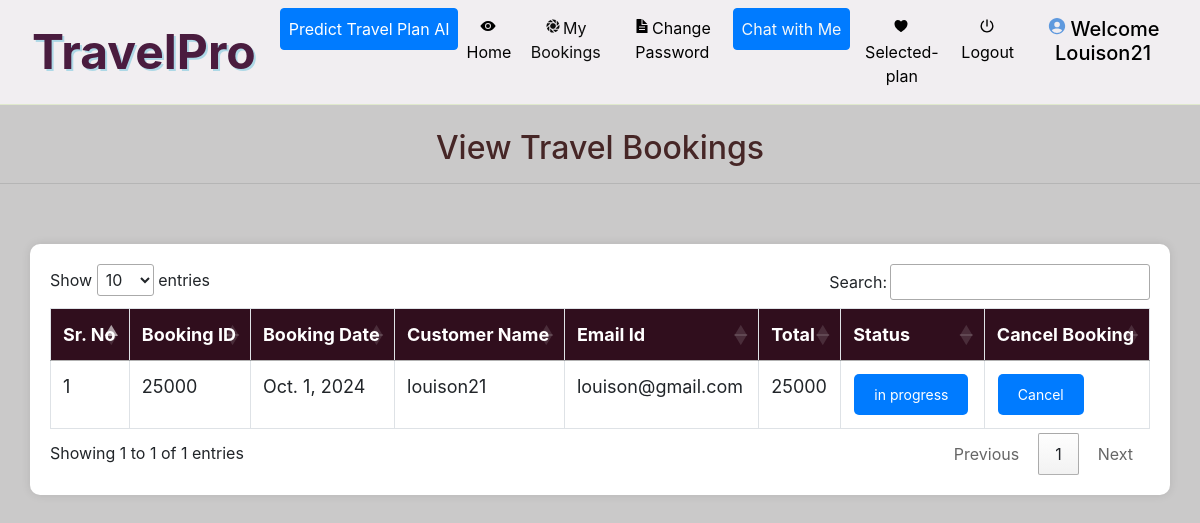
Page /admin_viewBooking (signed in) on the earlier database version.
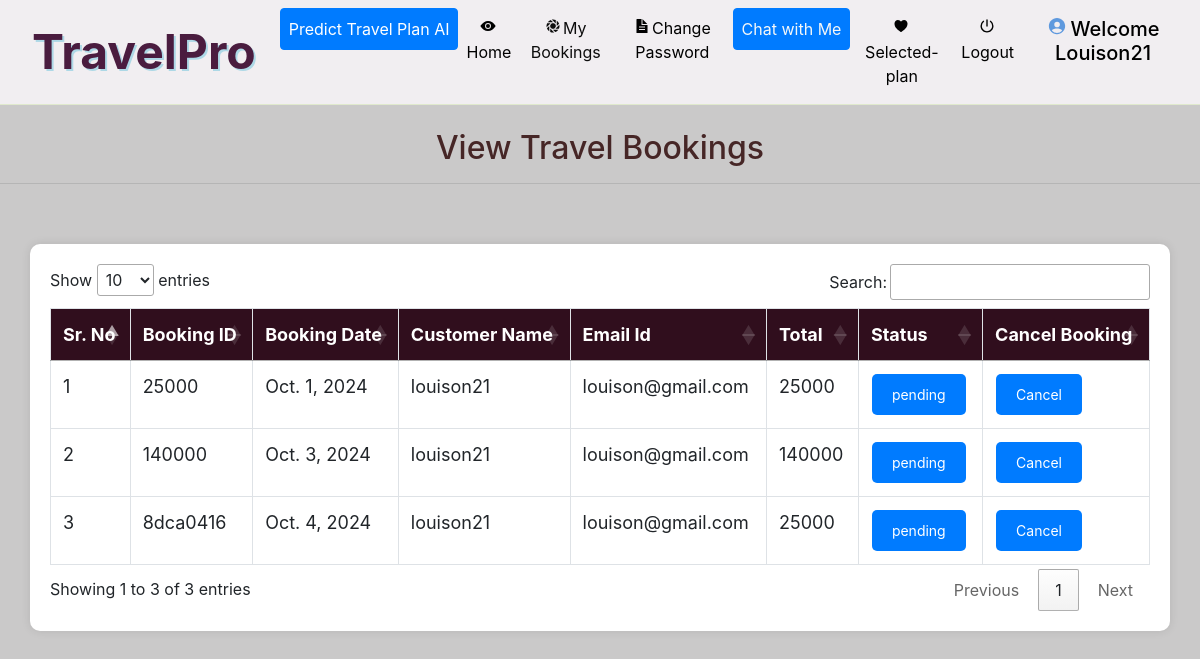
Same page on the later database version.
### grocery/models.py (models this page shows, shortened)
class Booking(models.Model):
    status = models.ForeignKey(Status, on_delete=models.CASCADE, null=True)
    profile = models.ForeignKey(Profile, on_delete=models.CASCADE, null=True)
    booking_id = models.CharField(max_length=200, null=True)
    quantity = models.IntegerField(null=True)
    book_date = models.DateField(null=True)
    total = models.IntegerField(null=True)
    product = models.ForeignKey(Product, on_delete=models.CASCADE, null=True)

class Profile(models.Model):
    user = models.ForeignKey(User, on_delete=models.CASCADE, null=True)
    dob = models.DateField(null=True)
    city = models.CharField(max_length=30, null=True)
    address = models.CharField(max_length=50, null=True)
    contact = models.CharField(max_length=10, null=True)
    image = models.FileField(null=True)

class Status(models.Model):
    name = models.CharField(max_length=20, null=True)

### grocery/views.py (the view)
# urls.py: path('admin_viewBooking', Admin_View_Booking, name='admin_viewBooking'),
def Admin_View_Booking(request):
    if not request.user.is_authenticated:
        return redirect('login_admin')
    book = Booking.objects.all()
    d = {'book': book}
    return render(request, 'admin_viewBokking.html', d)

### grocery/templates/admin_viewBokking.html (shortened to what this page needs)
{% extends 'navigation.html' %}
{% block body %}
<center><h2>View Travel Bookings</h2></center>
<hr>
<div class="container">
    <table class="table table-bordered" id="myTable">
        <thead>
        <tr>
            <th>Sr. No</th>
            <th>Booking ID</th>
            <th>Booking Date</th>
            <th>Customer Name</th>
            <th>Email Id</th>
            <th>Total</th>
            <th>Status</th>
            <th>Cancel Booking</th>
        </tr>
        </thead>
        <tbody>
        {% for i in book %}
        <tr>
            <td>{{forloop.counter}}</td>
            <td>{{i.booking_id}}</td>
            <td>{{i.book_date}}</td>
            <td>{{i.profile.user.username}}</td>
            <td>{{i.profile.user.email}}</td>
            <td>{{i.total}}</td>
            <td>
                <a href="{% url 'Edit_status' i.booking_id i.id %}" class="button">
                    {% if i.status.name == 'Delivered' %}
                        Confirmed
                    {% else %}
                        {{ i.status.name }}
                    {% endif %}
                </a>
            </td>
            <td>
                <a href="{% url 'delete_admin_booking' i.booking_id i.id %}" onclick="return confirm('Are you sure?')" class="button">
                    Cancel
                </a>
            </td>
        </tr>
        {% endfor %}
        </tbody>
    </table>
</div>
{% endblock %}

Differences in the rows shown:
changed Booking "Oct. 1, 2024": status.name "in progress" → "pending"
added Booking: booking_id "140000", book_date "Oct. 3, 2024", profile.user.username "louison21", profile.user.email "louison@gmail.com", total "140000", status.name "pending"
added Booking: booking_id "8dca0416", book_date "Oct. 4, 2024", profile.user.username "louison21", profile.user.email "louison@gmail.com", total "25000", status.name "pending"
Other differences:
text written by a page script: "Show entries Search: Showing 1 to 1 of 1 entries Previous 1 Next" → "Show entries Search: Showing 1 to 3 of 3 entries Previous 1 Next"
